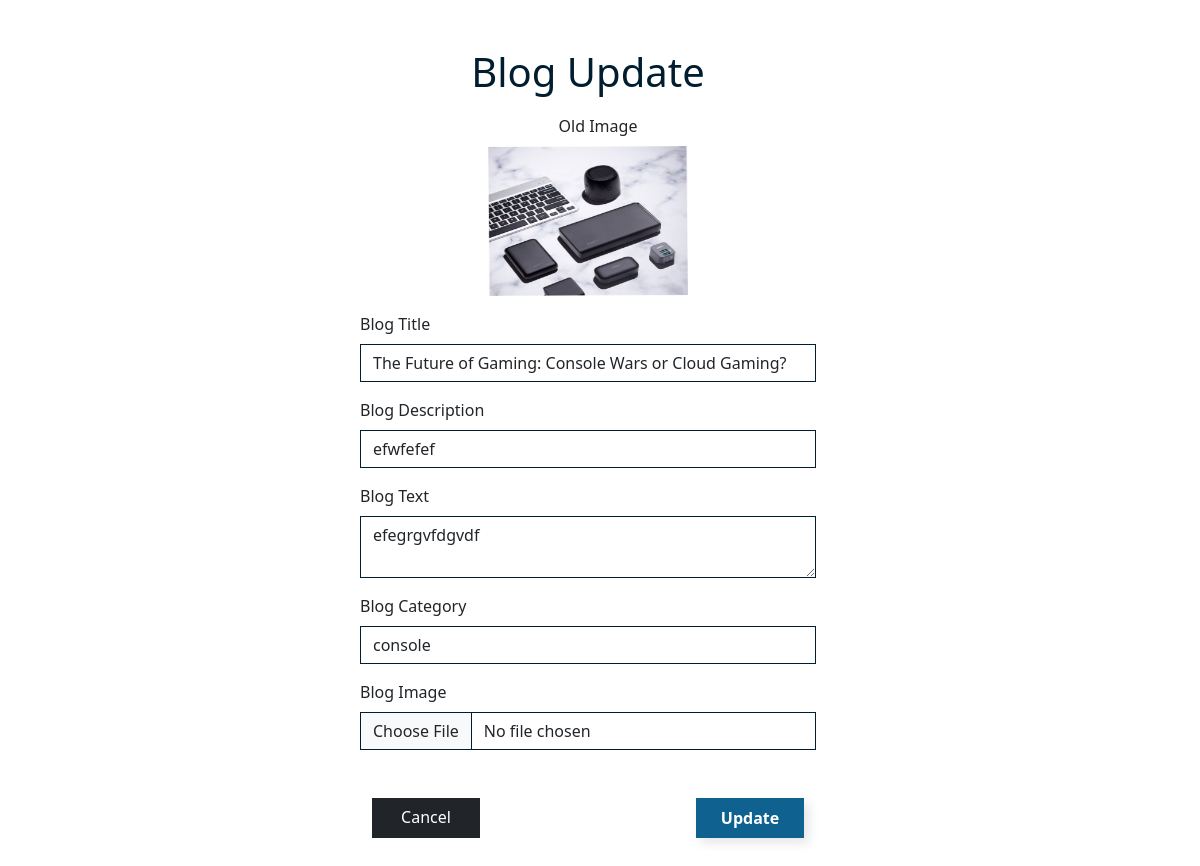
Page /Dashboard/editblog.php?blogid=6 (signed in) on the committed database.
### tables this page shows
CREATE TABLE `blogs` (
  `blog_id` int(11) NOT NULL,
  `user_id` int(20) NOT NULL,
  `title` varchar(100) NOT NULL,
  `img_name` varchar(100) NOT NULL,
  `blog_desc` text NOT NULL,
  `blog_text` mediumtext NOT NULL,
  `category` varchar(50) NOT NULL,
  `status` varchar(10) NOT NULL DEFAULT 'active',
  `created_at` timestamp NOT NULL DEFAULT current_timestamp()
);

### Dashboard/editblog.php (the view, shortened to what this page needs)
<?php
$id = $_GET["blogid"];
?>
<!DOCTYPE html>
<html lang="en">
<head>
    <link rel="stylesheet" href="./dashboard.css">
    <link rel="stylesheet" href="../css/style.css" />
    <link rel="stylesheet" href="../node_modules/bootstrap-icons/font/bootstrap-icons.min.css" />
    <link rel="stylesheet" href="../node_modules/bootstrap/dist/css/bootstrap.min.css" />
    <link rel="stylesheet" href="../node_modules/bootstrap-icons/font/bootstrap-icons.min.css" />
</head>
<body>
    <section class=" container-fluid row d-flex justify-content-center">
        <div class="row d-flex justify-content-center vh-100 my-5">
            <h3 style="color: #001e2f;" class=" display-6 fw-medium text-center">Blog Update</h3>
            <form class="col-5" action="" method="post" enctype="multipart/form-data">
                <?php
                require_once "../config.php";
                $sql = "SELECT * FROM `blogs` WHERE blog_id = $id ";
                $result = mysqli_query($config, $sql);
                $row = mysqli_fetch_assoc($result);
                ?>
                <div class="mb-3 d-flex flex-column align-items-center">
                    <label for="blog_name" class="form-label text-center row ms-2">Old Image</label>
                    <img width="200px" height="150px" src="../uploads/<?php echo $row["img_name"]; ?>" alt="">
                </div>
                <div class="mb-3">
                    <label for="blog_name" class="form-label">Blog Title</label>
                    <input style="  border: 1px solid #001e2f; " type="text" class="form-control rounded-0" id="blog_name" placeholder="Blog Name" name="blog_name" value="<?php echo $row["title"]; ?>" required>
                </div>
                <div class="mb-3">
                    <label for="blog_description" class="form-label">Blog Description</label>
                    <input style="  border: 1px solid #001e2f; " type="text" class="form-control rounded-0" id="blog_description" placeholder="Blog description" name="blog_description" value="<?php echo $row["blog_desc"]; ?>" required>
                </div>
                <div class="mb-3">
                    <label for="blog_text" class="form-label">Blog Text</label>
                    <textarea style="  border: 1px solid #001e2f; " class="form-control rounded-0"
                        id="blog_text" name="blog_text" placeholder="" required><?php echo $row["blog_text"]; ?></textarea>
                </div>
                <div class="mb-3">
                    <label for="blog_category" class="form-label">Blog Category</label>
                    <input style="  border: 1px solid #001e2f; " type="text" class="form-control rounded-0" id="blog_description" placeholder="Blog category" name="category" value="<?php echo $row["category"]; ?>" required>
                </div>
                <div class="mb-3">
                    <label for="blog_image" class="form-label">Blog Image</label>
                    <input style="  border: 1px solid #001e2f; " type="file" class="form-control rounded-0" id="blog_image" name="blogImage">
                </div>
                <div class="row d-flex justify-content-between mt-5 px-4">
                    <a href="./dashboard.php" class="link-underline link-underline-opacity-0 btn btn-dark col-3 rounded-0"> Cancel</a>
                    <button type="submit" name="updateBlog" class="bte col-3">Update</button>
                </div>
            </form>
        </div>
    </section>
</body>
</html>

### Dashboard/dashboard.css (style rules this page uses)
:root { --blue: #0071ff; --light-blue: #b6dbf6; --dark-blue: #005dd1; --grey: #f2f2f2; }
input { border: 1px solid #001e2f; border-radius: 0%; }

### css/style.css (style rules this page uses)
a { cursor: pointer; }
button { cursor: pointer; }
.bte { width: 130px; height: 40px; display: flex; align-items: center; justify-content: center; background-color: #0f6290; border: none; color: rgb(255, 255, 255); font-weight: 600; gap: 8px; cursor: pointer; box-shadow: 5px 5px 10px rgba(0, 0, 0, 0.103); position: relative; overflow: hidden; transition-duration: 0.3s; }

### rows in the picture
blogs: img_name (picture), blog_name "The Future of Gaming: Console Wars or Cloud Gaming?", blog_description "efwfefef", blog_text "efegrgvfdgvdf", category "console"
